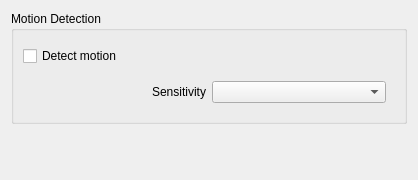
<?xml version="1.0" encoding="UTF-8"?>
<ui version="4.0">
 <class>WearableCameraMotionWidget</class>
 <widget class="QWidget" name="WearableCameraMotionWidget">
  <property name="geometry">
   <rect>
    <x>0</x>
    <y>0</y>
    <width>418</width>
    <height>180</height>
   </rect>
  </property>
  <layout class="QHBoxLayout" name="horizontalLayout_2">
   <item alignment="Qt::AlignTop">
    <widget class="QGroupBox" name="groupBox">
     <property name="sizePolicy">
      <sizepolicy hsizetype="Preferred" vsizetype="Fixed">
       <horstretch>0</horstretch>
       <verstretch>0</verstretch>
      </sizepolicy>
     </property>
     <property name="title">
      <string>Motion Detection</string>
     </property>
     <property name="flat">
      <bool>true</bool>
     </property>
     <layout class="QVBoxLayout" name="verticalLayout" stretch="0,0,0">
      <property name="sizeConstraint">
       <enum>QLayout::SetNoConstraint</enum>
      </property>
      <item>
       <widget class="QnWordWrappedLabel" name="motionHintLabel" native="true"/>
      </item>
      <item>
       <widget class="QCheckBox" name="motionDetectionCheckBox">
        <property name="text">
         <string>Detect motion</string>
        </property>
       </widget>
      </item>
      <item>
       <widget class="QWidget" name="sensitivityWidget" native="true">
        <layout class="QHBoxLayout" name="horizontalLayout_3">
         <item>
          <widget class="QLabel" name="sensitivityLabel">
           <property name="text">
            <string>Sensitivity</string>
           </property>
           <property name="alignment">
            <set>Qt::AlignRight|Qt::AlignTrailing|Qt::AlignVCenter</set>
           </property>
          </widget>
         </item>
         <item>
          <widget class="QComboBox" name="sensitivityComboBox"/>
         </item>
        </layout>
       </widget>
      </item>
     </layout>
    </widget>
   </item>
  </layout>
 </widget>
 <customwidgets>
  <customwidget>
   <class>QnWordWrappedLabel</class>
   <extends>QWidget</extends>
   <header location="global">ui/widgets/word_wrapped_label.h</header>
   <container>1</container>
  </customwidget>
 </customwidgets>
 <resources/>
 <connections/>
</ui>
